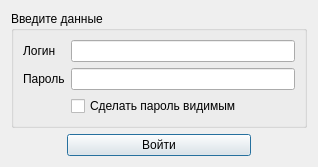
<?xml version="1.0" encoding="UTF-8"?>
<ui version="4.0">
 <class>AuthWindow</class>
 <widget class="QDialog" name="AuthWindow">
  <property name="geometry">
   <rect>
    <x>0</x>
    <y>0</y>
    <width>318</width>
    <height>161</height>
   </rect>
  </property>
  <property name="windowTitle">
   <string>Dialog</string>
  </property>
  <layout class="QGridLayout" name="gridLayout">
   <item row="1" column="0">
    <spacer name="horizontalSpacer">
     <property name="orientation">
      <enum>Qt::Horizontal</enum>
     </property>
     <property name="sizeType">
      <enum>QSizePolicy::Fixed</enum>
     </property>
     <property name="sizeHint" stdset="0">
      <size>
       <width>50</width>
       <height>20</height>
      </size>
     </property>
    </spacer>
   </item>
   <item row="1" column="1">
    <widget class="QPushButton" name="loginButton">
     <property name="text">
      <string>Войти</string>
     </property>
    </widget>
   </item>
   <item row="1" column="2">
    <spacer name="horizontalSpacer_2">
     <property name="orientation">
      <enum>Qt::Horizontal</enum>
     </property>
     <property name="sizeType">
      <enum>QSizePolicy::Fixed</enum>
     </property>
     <property name="sizeHint" stdset="0">
      <size>
       <width>50</width>
       <height>20</height>
      </size>
     </property>
    </spacer>
   </item>
   <item row="0" column="0" colspan="3">
    <widget class="QGroupBox" name="groupBox">
     <property name="title">
      <string>Введите данные</string>
     </property>
     <layout class="QFormLayout" name="formLayout">
      <item row="0" column="0">
       <widget class="QLabel" name="label">
        <property name="text">
         <string>Логин</string>
        </property>
       </widget>
      </item>
      <item row="1" column="0">
       <widget class="QLabel" name="label_2">
        <property name="text">
         <string>Пароль</string>
        </property>
       </widget>
      </item>
      <item row="0" column="1">
       <widget class="QLineEdit" name="loginEdit"/>
      </item>
      <item row="1" column="1">
       <widget class="QLineEdit" name="passwordEdit"/>
      </item>
      <item row="2" column="1">
       <widget class="QCheckBox" name="checkBox">
        <property name="text">
         <string>Сделать пароль видимым</string>
        </property>
       </widget>
      </item>
     </layout>
    </widget>
   </item>
  </layout>
 </widget>
 <resources/>
 <connections>
  <connection>
   <sender>checkBox</sender>
   <signal>stateChanged(int)</signal>
   <receiver>AuthWindow</receiver>
   <slot>switchEchoMode(int)</slot>
   <hints>
    <hint type="sourcelabel">
     <x>207</x>
     <y>103</y>
    </hint>
    <hint type="destinationlabel">
     <x>185</x>
     <y>80</y>
    </hint>
   </hints>
  </connection>
  <connection>
   <sender>loginButton</sender>
   <signal>clicked()</signal>
   <receiver>AuthWindow</receiver>
   <slot>login()</slot>
   <hints>
    <hint type="sourcelabel">
     <x>185</x>
     <y>141</y>
    </hint>
    <hint type="destinationlabel">
     <x>185</x>
     <y>80</y>
    </hint>
   </hints>
  </connection>
 </connections>
 <slots>
  <slot>switchEchoMode(int)</slot>
  <slot>login()</slot>
 </slots>
</ui>
